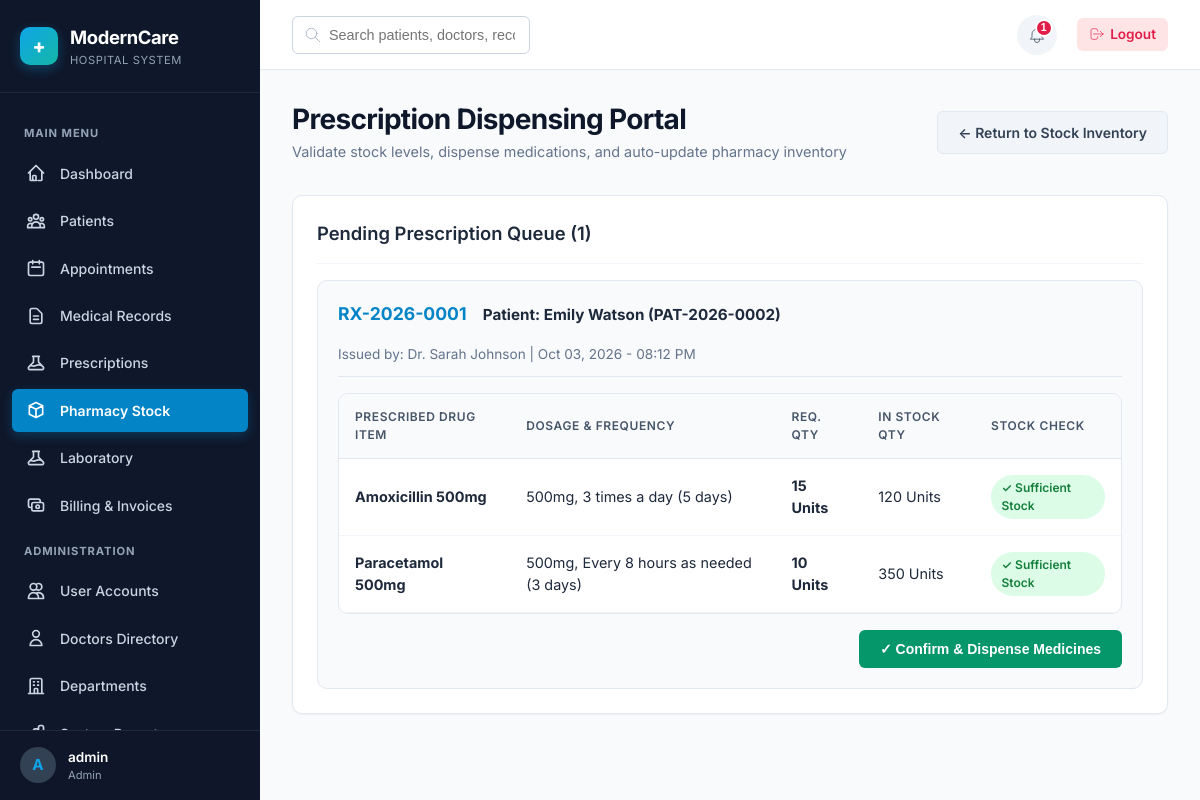
The app's page /pharmacy/dispensing.php (signed in) with its own data.
### tables this page shows
CREATE TABLE `notifications` (
    `id` INT AUTO_INCREMENT PRIMARY KEY,
    `user_id` INT NOT NULL,
    `title` VARCHAR(150) NOT NULL,
    `message` TEXT NOT NULL,
    `type` ENUM('Info', 'Warning', 'Success', 'Danger') DEFAULT 'Info',
    `is_read` TINYINT(1) DEFAULT 0,
    `link` VARCHAR(255) NULL,
    `created_at` DATETIME DEFAULT CURRENT_TIMESTAMP,
    FOREIGN KEY (`user_id`) REFERENCES `users`(`id`) ON DELETE CASCADE
);

CREATE TABLE `prescriptions` (
    `id` INT AUTO_INCREMENT PRIMARY KEY,
    `prescription_number` VARCHAR(30) NOT NULL UNIQUE,
    `patient_id` INT NOT NULL,
    `doctor_id` INT NOT NULL,
    `medical_record_id` INT NULL,
    `prescription_date` DATETIME DEFAULT CURRENT_TIMESTAMP,
    `status` ENUM('Pending', 'Dispensed', 'Cancelled') DEFAULT 'Pending',
    `notes` TEXT NULL,
    `created_at` DATETIME DEFAULT CURRENT_TIMESTAMP,
    FOREIGN KEY (`patient_id`) REFERENCES `patients`(`id`) ON DELETE CASCADE,
    FOREIGN KEY (`doctor_id`) REFERENCES `doctors`(`id`) ON DELETE RESTRICT,
    FOREIGN KEY (`medical_record_id`) REFERENCES `medical_records`(`id`) ON DELETE SET NULL
);

CREATE TABLE `patients` (
    `id` INT AUTO_INCREMENT PRIMARY KEY,
    `user_id` INT NULL,
    `patient_number` VARCHAR(30) NOT NULL UNIQUE,
    `first_name` VARCHAR(50) NOT NULL,
    `last_name` VARCHAR(50) NOT NULL,
    `gender` ENUM('Male', 'Female', 'Other') NOT NULL,
    `date_of_birth` DATE NOT NULL,
    `phone` VARCHAR(20) NOT NULL,
    `email` VARCHAR(100) NULL,
    `address` TEXT NULL,
    `emergency_contact` VARCHAR(150) NULL,
    `blood_group` ENUM('A+', 'A-', 'B+', 'B-', 'AB+', 'AB-', 'O+', 'O-', 'Unknown') DEFAULT 'Unknown',
    `allergies` TEXT NULL,
    `status` ENUM('Active', 'Inactive') DEFAULT 'Active',
    `created_at` DATETIME DEFAULT CURRENT_TIMESTAMP,
    FOREIGN KEY (`user_id`) REFERENCES `users`(`id`) ON DELETE SET NULL
);

CREATE TABLE `doctors` (
    `id` INT AUTO_INCREMENT PRIMARY KEY,
    `user_id` INT NULL,
    `department_id` INT NOT NULL,
    `doctor_number` VARCHAR(30) NOT NULL UNIQUE,
    `first_name` VARCHAR(50) NOT NULL,
    `last_name` VARCHAR(50) NOT NULL,
    `gender` ENUM('Male', 'Female', 'Other') NOT NULL,
    `phone` VARCHAR(20) NOT NULL,
    `email` VARCHAR(100) NOT NULL,
    `specialization` VARCHAR(100) NOT NULL,
    `license_number` VARCHAR(50) NOT NULL UNIQUE,
    `experience_years` INT DEFAULT 0,
    `availability_schedule` VARCHAR(255) DEFAULT 'Mon - Fri (08:00 AM - 04:00 PM)',
    `status` ENUM('Active', 'Inactive') DEFAULT 'Active',
    `created_at` DATETIME DEFAULT CURRENT_TIMESTAMP,
    FOREIGN KEY (`user_id`) REFERENCES `users`(`id`) ON DELETE SET NULL,
    FOREIGN KEY (`department_id`) REFERENCES `departments`(`id`) ON DELETE RESTRICT
);

CREATE TABLE `prescription_items` (
    `id` INT AUTO_INCREMENT PRIMARY KEY,
    `prescription_id` INT NOT NULL,
    `medicine_id` INT NOT NULL,
    `dosage` VARCHAR(50) NOT NULL,  
    `frequency` VARCHAR(50) NOT NULL,  
    `duration` VARCHAR(50) NOT NULL,  
    `quantity` INT NOT NULL,
    `instructions` TEXT NULL,
    FOREIGN KEY (`prescription_id`) REFERENCES `prescriptions`(`id`) ON DELETE CASCADE,
    FOREIGN KEY (`medicine_id`) REFERENCES `medicines`(`id`) ON DELETE RESTRICT
);

CREATE TABLE `medicines` (
    `id` INT AUTO_INCREMENT PRIMARY KEY,
    `medicine_code` VARCHAR(30) NOT NULL UNIQUE,
    `name` VARCHAR(100) NOT NULL,
    `generic_name` VARCHAR(100) NOT NULL,
    `category` VARCHAR(50) NOT NULL,
    `manufacturer` VARCHAR(100) NOT NULL,
    `batch_number` VARCHAR(50) NOT NULL,
    `expiry_date` DATE NOT NULL,
    `quantity` INT NOT NULL DEFAULT 0,
    `unit_price` DECIMAL(10,2) NOT NULL,
    `reorder_level` INT NOT NULL DEFAULT 10,
    `supplier_name` VARCHAR(100) NULL,
    `status` ENUM('Active', 'Discontinued') DEFAULT 'Active',
    `created_at` DATETIME DEFAULT CURRENT_TIMESTAMP
);

### includes/functions.php (called while the page is built, shortened)
<?php
function escape(?string $string): string {
    return htmlspecialchars($string ?? '', ENT_QUOTES, 'UTF-8');
}
function format_datetime(?string $dateStr, string $format = 'M d, Y - h:i A'): string {
    $timestamp = strtotime($dateStr);
    return $timestamp ? date($format, $timestamp) : 'N/A';
}

### pharmacy/dispensing.php (the view, shortened to what this page needs)
<?php
$baseUrl   = '../';
require_once __DIR__ . '/../includes/header.php';
require_once __DIR__ . '/../includes/sidebar.php';
$db = Database::getInstance();
$pendingRx = $db->query("
    SELECT pr.*,
           p.first_name AS pat_fn, p.last_name AS pat_ln, p.patient_number,
           d.first_name AS doc_fn, d.last_name AS doc_ln
    FROM prescriptions pr
    JOIN patients p ON pr.patient_id = p.id
    JOIN doctors d ON pr.doctor_id = d.id
    WHERE pr.status = 'Pending'
    ORDER BY pr.prescription_date ASC
")->fetchAll();
?>
<div class="main-content">
    <?php require_once __DIR__ . '/../includes/navbar.php'; ?>
    <main class="content-body">
        <div class="page-header">
            <div>
                <h1 class="page-title">Prescription Dispensing Portal</h1>
                <div class="page-subtitle">Validate stock levels, dispense medications, and auto-update pharmacy inventory</div>
            </div>
            <a href="index.php" class="btn btn-secondary">&larr; Return to Stock Inventory</a>
        </div>
        <div class="card">
            <div class="card-header">
                <div class="card-title">Pending Prescription Queue (<?= count($pendingRx) ?>)</div>
            </div>
            <?php if (empty($pendingRx)): ?>
                <div style="text-align:center; color:var(--slate-400); padding:3rem;">
                    <svg width="48" height="48" fill="none" stroke="currentColor" viewBox="0 0 24 24" style="margin-bottom:0.5rem;"><path stroke-linecap="round" stroke-linejoin="round" d="M9 12l2 2 4-4m6 2a9 9 0 11-18 0 9 9 0 0118 0z"/></svg>
                    <div>All pending prescriptions have been dispensed!</div>
                </div>
            <?php else: ?>
                <div style="display:flex; flex-direction:column; gap:1.5rem;">
                    <?php foreach ($pendingRx as $rx): ?>
                        <?php
                        $itemsStmt = $db->prepare("
                            SELECT pi.*, m.name AS med_name, m.quantity AS stock_qty, m.unit_price
                            FROM prescription_items pi
                            JOIN medicines m ON pi.medicine_id = m.id
                            WHERE pi.prescription_id = :rxid
                        ");
                        $itemsStmt->execute([':rxid' => $rx['id']]);
                        $items = $itemsStmt->fetchAll();
                        $canDispense = true;
                        ?>
                        <div style="border:1px solid var(--border-color); border-radius:var(--radius-md); padding:1.25rem; background:var(--slate-50);">
                            <div style="display:flex; justify-content:space-between; align-items:center; flex-wrap:wrap; gap:1rem; border-bottom:1px solid var(--slate-200); padding-bottom:0.75rem; margin-bottom:1rem;">
                                <div>
                                    <strong style="font-size:1.1rem; color:var(--primary-600);"><?= escape($rx['prescription_number']) ?></strong>
                                    <span style="margin-left:0.75rem; font-weight:700; font-size:0.95rem;">Patient: <?= escape($rx['pat_fn'] . ' ' . $rx['pat_ln']) ?> (<?= escape($rx['patient_number']) ?>)</span>
                                </div>
                                <div style="font-size:0.85rem; color:var(--slate-500);">
                                    Issued by: Dr. <?= escape($rx['doc_fn'] . ' ' . $rx['doc_ln']) ?> | <?= format_datetime($rx['prescription_date']) ?>
                                </div>
                            </div>
                            <div class="table-responsive" style="margin-bottom:1rem; background:white;">
                                <table class="table">
                                    <thead>
                                        <tr>
                                            <th>Prescribed Drug Item</th>
                                            <th>Dosage & Frequency</th>
                                            <th>Req. Qty</th>
                                            <th>In Stock Qty</th>
                                            <th>Stock Check</th>
                                        </tr>
                                    </thead>
                                    <tbody>
                                        <?php foreach ($items as $item): ?>
                                            <?php
                                            $hasStock = $item['stock_qty'] >= $item['quantity'];
                                            ?>
                                            <tr>
                                                <td><strong><?= escape($item['med_name']) ?></strong></td>
                                                <td><?= escape($item['dosage']) ?>, <?= escape($item['frequency']) ?> (<?= escape($item['duration']) ?>)</td>
                                                <td><strong><?= $item['quantity'] ?> Units</strong></td>
                                                <td><?= $item['stock_qty'] ?> Units</td>
                                                <td>
                                                    <?php if ($hasStock): ?>
                                                        <span class="badge badge-completed">✓ Sufficient Stock</span>
                                                    <?php else: ?>
                                                        <span class="badge badge-cancelled">❌ Low Stock Alert</span>
                                                    <?php endif; ?>
                                                </td>
                                            </tr>
                                        <?php endforeach; ?>
                                    </tbody>
                                </table>
                            </div>
                            <form method="POST" action="dispensing.php" style="text-align:right;">
                                <button type="submit" class="btn btn-success" <?= !$canDispense ? 'disabled style="opacity:0.5; cursor:not-allowed;"' : '' ?>>
                                    <?= $canDispense ? '✓ Confirm & Dispense Medicines' : 'Cannot Dispense (Stock Insufficient)' ?>
                                </button>
                            </form>
                        </div>
                    <?php endforeach; ?>
                </div>
            <?php endif; ?>
        </div>
    </main>
<?php require_once __DIR__ . '/../includes/footer.php'; ?>

### includes/navbar.php (shortened to what this page needs)
<?php
$user = current_user();
$baseUrl = $baseUrl ?? '../';
$notifications = [];
try {
    $db = Database::getInstance();
    $stmt = $db->prepare("SELECT * FROM notifications WHERE user_id = :uid ORDER BY created_at DESC LIMIT 5");
    $stmt->execute([':uid' => $user['id']]);
    $notifications = $stmt->fetchAll();
} catch (Exception $e) {
    error_log("Navbar Notification Error: " . $e->getMessage());
}
$unreadCount = count(array_filter($notifications, fn($n) => $n['is_read'] == 0));
?>
<header class="navbar">
    <div class="navbar-left">
        <div class="search-box">
            <svg fill="none" stroke="currentColor" viewBox="0 0 24 24"><path stroke-linecap="round" stroke-linejoin="round" d="M21 21l-6-6m2-5a7 7 0 11-14 0 7 7 0 0114 0z"/></svg>
            <input type="text" class="form-control" placeholder="Search patients, doctors, records...">
        </div>
    </div>
    <div class="navbar-right">
        <div class="notif-wrapper">
            <button id="notif-dropdown-btn" class="notif-btn" aria-label="Notifications">
                <?php if ($unreadCount > 0): ?>
                    <span class="notif-badge"><?= $unreadCount ?></span>
                <?php endif; ?>
            </button>
        </div>
        <a href="<?= $baseUrl ?>auth/logout.php" class="logout-link">
            <svg width="16" height="16" fill="none" stroke="currentColor" viewBox="0 0 24 24"><path stroke-linecap="round" stroke-linejoin="round" d="M17 16l4-4m0 0l-4-4m4 4H7m6 4v1a3 3 0 01-3 3H6a3 3 0 01-3-3V7a3 3 0 013-3h4a3 3 0 013 3v1"/></svg>
            Logout
        </a>
    </div>
</header>

### records on screen
notifications: is_read "1"
prescriptions: prescription_number "RX-2026-0001", patient.last_name "Emily Watson", patient.patient_number "PAT-2026-0002", doctor.last_name "Sarah Johnson", prescription_date "Oct 03, 2026 - 08:12 PM"
prescription_items: medicine.name "Amoxicillin 500mg", dosage "500mg", frequency "3 times a day", duration "5 days", quantity "15", medicine.quantity "120", shows "✓ Sufficient Stock"
prescription_items: medicine.name "Paracetamol 500mg", dosage "500mg", frequency "Every 8 hours as needed", duration "3 days", quantity "10", medicine.quantity "350", shows "✓ Sufficient Stock"

### other values on screen
substr($user['username'] ?? 'U', 0, 1) "A"
$user['full_name'] "admin"
$role "Admin"
count($pendingRx) "1"
